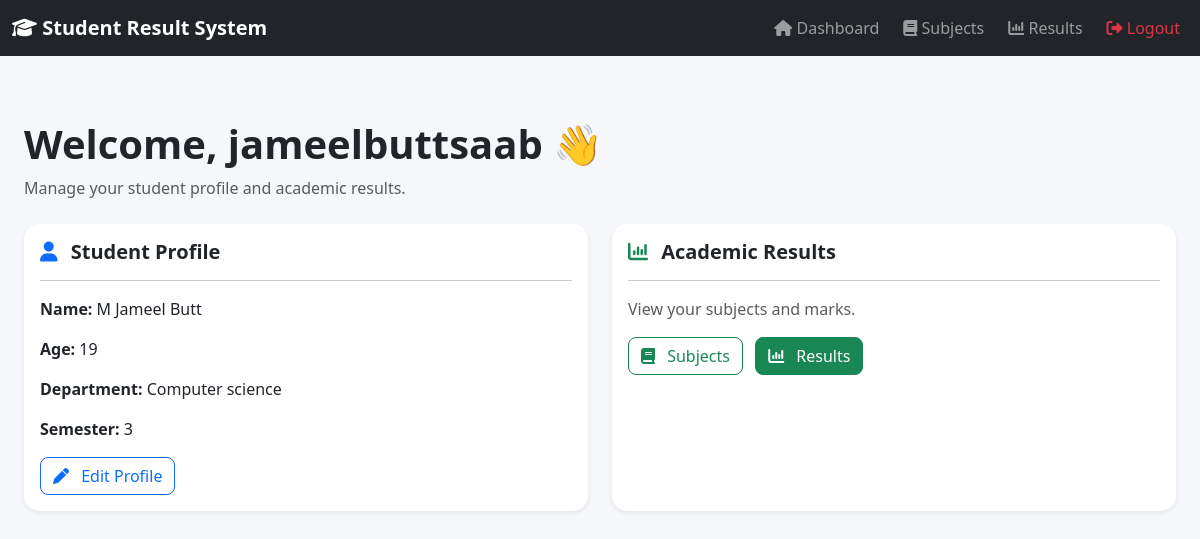
/dashboard (signed in), run on the app's committed database.
### tables this page shows
CREATE TABLE users (
    id INTEGER PRIMARY KEY AUTOINCREMENT,
    username TEXT UNIQUE NOT NULL,
    password TEXT NOT NULL,
    role TEXT NOT NULL);

CREATE TABLE students (
            id INTEGER PRIMARY KEY AUTOINCREMENT,
            user_id INTEGER,
            name TEXT NOT NULL,
            age INTEGER,
            department TEXT,
            semester INTEGER, class_id INTEGER,
            FOREIGN KEY (user_id) REFERENCES users(id)
        );

### app.py (the view)
@app.route("/dashboard")
def dashboard():
    if "username" not in session:
        return redirect("/login")
    if session.get("role") == "admin":
        return redirect("/admin")
    username = session["username"]
    connection = get_db_connection()
    result = connection.execute(
        "SELECT * FROM users WHERE username = ?",
        (username,)
    )
    user = result.fetchone()
    user_id = user["id"]
    student = connection.execute(
    """
    SELECT
        students.*,
        classes.class_name
    FROM students
    LEFT JOIN classes
    ON students.class_id = classes.id
    WHERE students.user_id = ?
    """,
    (user_id,)
    ).fetchone()
    connection.close()
    return render_template(
        "dashboard.html",
        username=username,
        student=student
    )

### database.py (called while the page is built)
def get_db_connection():
    connection = sqlite3.connect(DATABASE)
    connection.row_factory = sqlite3.Row
    return connection

### templates/dashboard.html (shortened to what this page needs)
{% extends "base.html" %}
{% block content %}
<div class="container py-5">
    <div class="mb-4">
        <h1 class="fw-bold">
            Welcome, {{ username }} 👋
        </h1>
        <p class="text-muted">
            Manage your student profile and academic results.
        </p>
    </div>
    {% if student %}
    <div class="row g-4">
        <div class="col-md-6">
            <div class="card shadow-sm h-100">
                <div class="card-body">
                    <h5 class="fw-bold">
                        <i class="fa-solid fa-user text-primary me-2"></i>
                        Student Profile
                    </h5>
                    <hr>
                    <p>
                        <strong>Name:</strong>
                        {{ student["name"] }}
                    </p>
                    <p>
                        <strong>Age:</strong>
                        {{ student["age"] }}
                    </p>
                    <p>
                        <strong>Department:</strong>
                        {{ student["department"] }}
                    </p>
                    <p>
                        <strong>Semester:</strong>
                        {{ student["semester"] }}
                    </p>
                    <a
                        href="/edit-profile"
                        class="btn btn-outline-primary"
                    >
                        <i class="fa-solid fa-pen me-2"></i>
                        Edit Profile
                    </a>
                </div>
            </div>
        </div>
        <div class="col-md-6">
            <div class="card shadow-sm h-100">
                <div class="card-body">
                    <h5 class="fw-bold">
                        <i class="fa-solid fa-chart-column text-success me-2"></i>
                        Academic Results
                    </h5>
                    <hr>
                    <p class="text-muted">
                        View your subjects and marks.
                    </p>
                    <a
                        href="/subjects"
                        class="btn btn-outline-success me-2"
                    >
                        <i class="fa-solid fa-book me-2"></i>
                        Subjects
                    </a>
                    <a
                        href="/results"
                        class="btn btn-success"
                    >
                        <i class="fa-solid fa-chart-column me-2"></i>
                        Results
                    </a>
                </div>
            </div>
        </div>
    </div>
    {% endif %}
</div>
{% endblock %}

### static/css/style.css (style rules this page uses)
body { background-color: #f8f9fa; }
.card { border: none; }
body { background-color: #f5f7fb; }
.card { border: none; border-radius: 15px; transition: 0.3s; }
.btn { border-radius: 8px; }
.container { max-width: 1200px; }

### data on the page
users: username "jameelbuttsaab"
students: name "M Jameel Butt", age "19", department "Computer science", semester "3"
